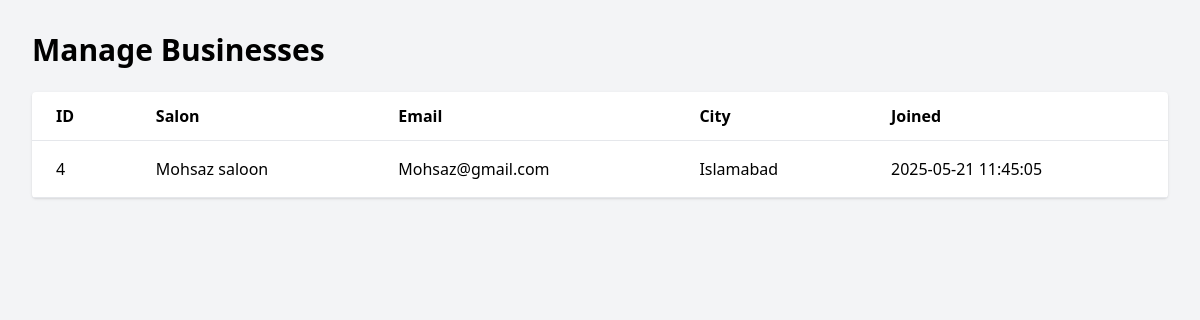
The app's page /backend/manage_businesses.php (signed in) with its own data.
### tables this page shows
CREATE TABLE IF NOT EXISTS `business_users` (
  `id` int NOT NULL AUTO_INCREMENT,
  `owner` varchar(100) DEFAULT NULL,
  `salon` varchar(100) DEFAULT NULL,
  `email` varchar(200) DEFAULT NULL,
  `password` varchar(255) DEFAULT NULL,
  `address` text,
  `city` varchar(100) DEFAULT NULL,
  `created_at` timestamp NULL DEFAULT CURRENT_TIMESTAMP,
  PRIMARY KEY (`id`),
  UNIQUE KEY `email` (`email`)
);

### backend/manage_businesses.php (the view, shortened to what this page needs)
<?php
include 'db.php';
$stmt = $conn->query("SELECT id, salon, email, city, created_at FROM business_users ORDER BY created_at DESC");
$businesses = $stmt->fetchAll(PDO::FETCH_ASSOC);
?>
<!DOCTYPE html>
<html lang="en">
<head>
  <script src="https://cdn.tailwindcss.com"></script>
</head>
<body class="bg-gray-100 p-8">
  <h1 class="text-3xl mb-6 font-bold">Manage Businesses</h1>
  <table class="min-w-full bg-white rounded shadow">
    <thead>
      <tr>
        <th class="px-6 py-3 border-b text-left">ID</th>
        <th class="px-6 py-3 border-b text-left">Salon</th>
        <th class="px-6 py-3 border-b text-left">Email</th>
        <th class="px-6 py-3 border-b text-left">City</th>
        <th class="px-6 py-3 border-b text-left">Joined</th>
      </tr>
    </thead>
    <tbody>
      <?php foreach ($businesses as $biz): ?>
        <tr class="hover:bg-gray-100">
          <td class="px-6 py-4 border-b"><?= htmlspecialchars($biz['id']) ?></td>
          <td class="px-6 py-4 border-b"><?= htmlspecialchars($biz['salon']) ?></td>
          <td class="px-6 py-4 border-b"><?= htmlspecialchars($biz['email']) ?></td>
          <td class="px-6 py-4 border-b"><?= htmlspecialchars($biz['city']) ?></td>
          <td class="px-6 py-4 border-b"><?= htmlspecialchars($biz['created_at']) ?></td>
        </tr>
      <?php endforeach; ?>
    </tbody>
  </table>
</body>
</html>

### records on screen
business_users: id "4", salon "Mohsaz saloon", email "Mohsaz@gmail.com", city "Islamabad", created_at "2025-05-21 11:45:05"
